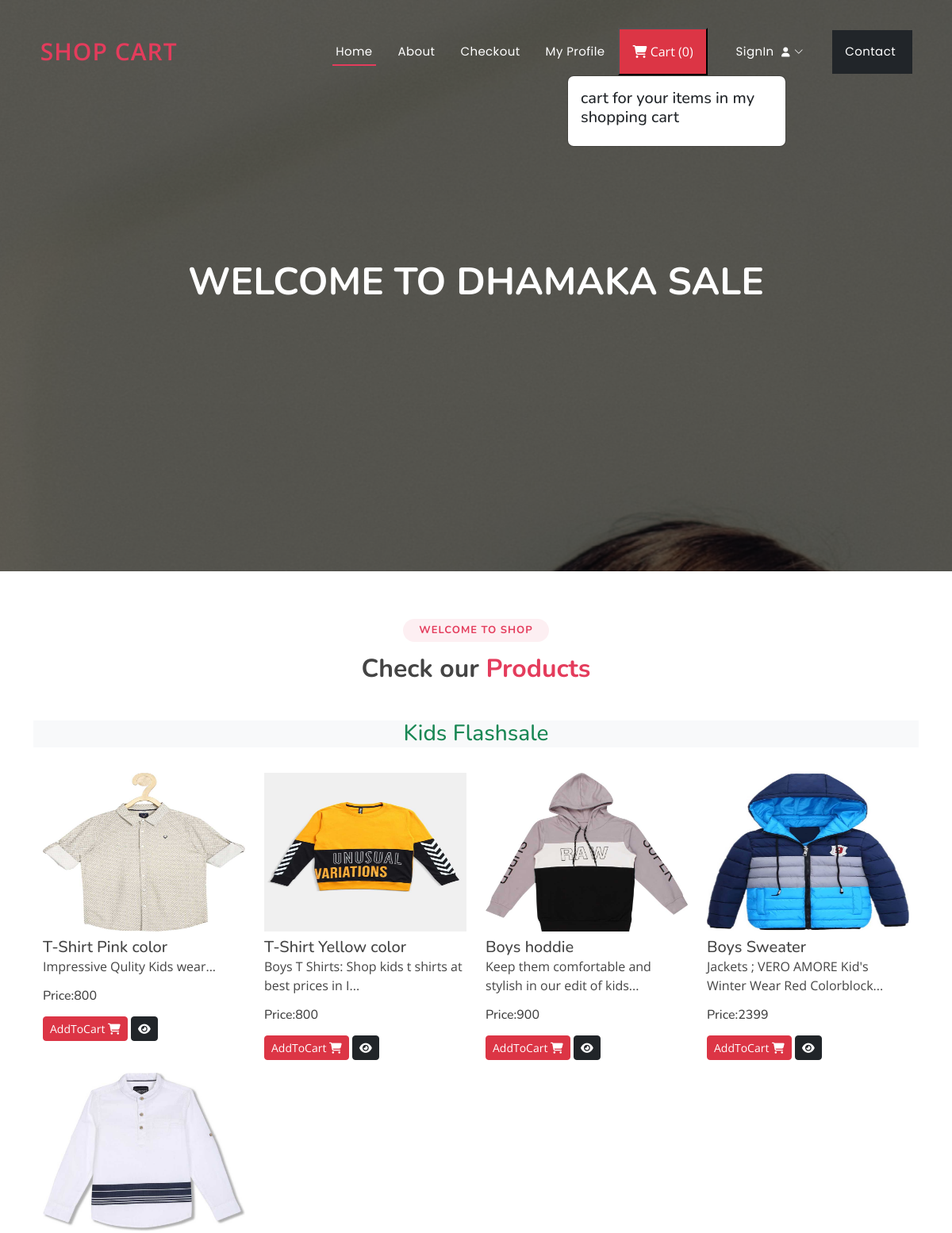
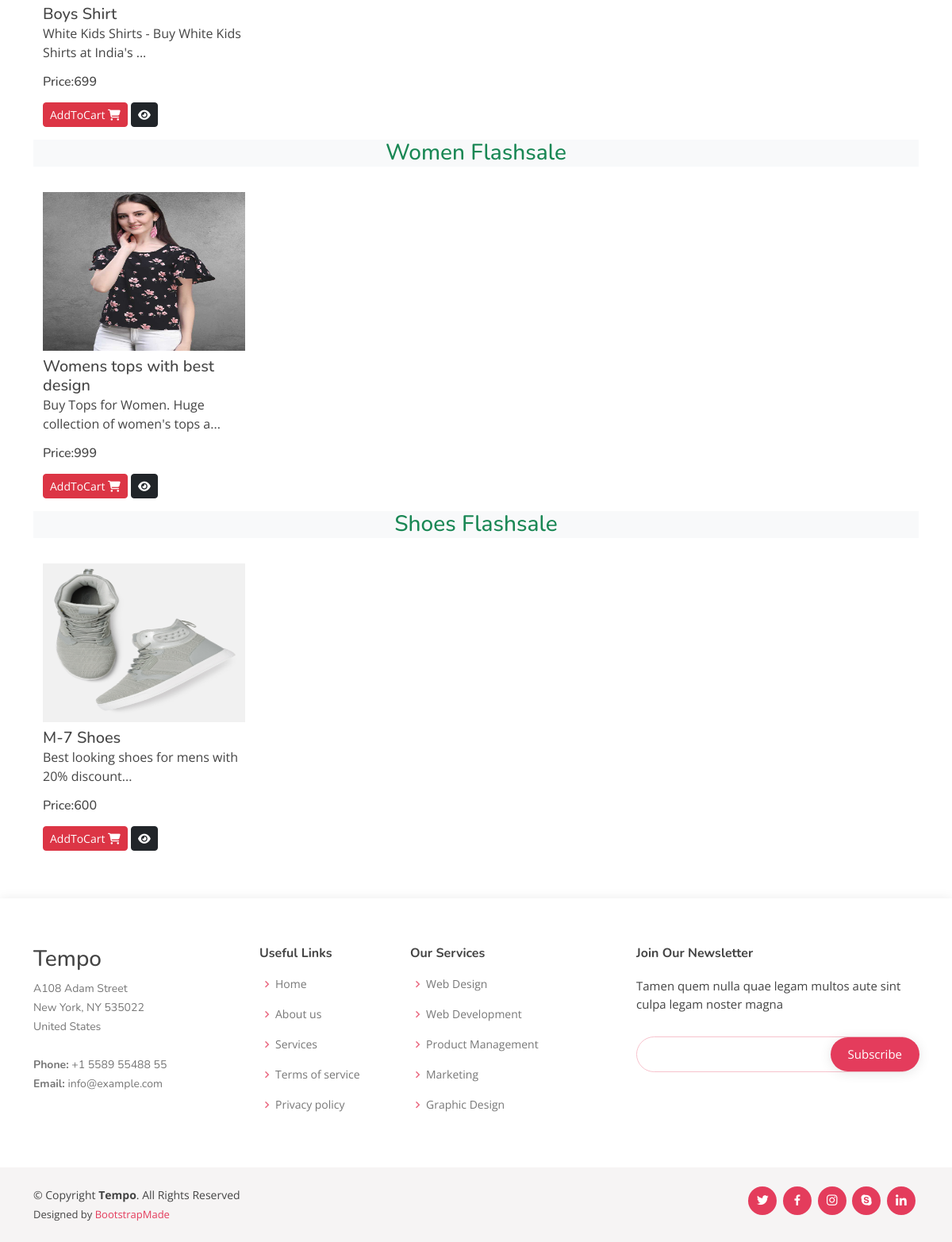
The page / on the database its author committed (2 pictures, top to bottom).
### ecommerceapp/models.py (models this page shows)
class Product(models.Model):
    product_id = models.AutoField
    product_name = models.CharField(max_length=100)
    category = models.CharField(max_length=100, default="")
    subcategory = models.CharField(max_length=50, default="")
    price = models.IntegerField(default=0)
    desc = models.CharField(max_length=300)
    image = models.ImageField(upload_to='images/images', default='')
    def __str__(self):
        return self.product_name

### ecommerceapp/views.py (the view)
# urls.py: path('', views.index, name="index"),
def index(request):
    allProds = []
    catprods = Product.objects.values('category', 'id')
    cats = {item['category']  for item in catprods}
    for cat in cats:
        prod = Product.objects.filter(category=cat)
        print(prod)
        n = len(prod)
        nSlides = n//4+ceil((n/4)-(n//4))
        allProds.append([prod,range(1, nSlides), nSlides])
    params = {'allProds':allProds}
    return render(request, 'index.html', params)

### templates/index.html (shortened to what this page needs)
{% extends 'base.html' %}
{% block content %}
<h1>Welcome to Dhamaka Sale</h1>
{% endblock content %}
{% block body %}
{% load static %}
<section id="portfolio" class="portfolio">
  <div class="container">
    <div class="section-title">
      <h2>Welcome to Shop</h2>
      <h3>Check our <span>Products</span></h3>
    </div>
    {% for product, range, nSlides in allProds %}
    <h3 class="my-3 text-center text-success bg-light">
      {{product.0.category}} Flashsale
    </h3>
    <div class="container">
      <div class="row">
        {% for i in product %}
        <div class="col-md-3 mt-3">
          <img src="/media/{{i.image}}" class="card-img-top" alt="not found" height="200px" width="150px" />
          <div class="card-body">
            <h5 class="card-title mt-2" id="namepr{{i.id}}">{{i.product_name}}</h5>
            <p class="card-text">{{i.desc|slice:"0:53"}}...</p>
            <h6 class="card-title mb-3">
              Price:<span id="pricepr{{i.id}}">{{i.price}}</span>
            </h6>
            <span id="divpr{{i.id}}" class="divpr">
              <button id="pr{{i.id}}" class="btn btn-danger cart btn-sm mt-0">
                AddToCart <i class="fa-solid fa-cart-shopping"></i>
              </button>
            </span>
            <a href="/media/{{i.image}}">
              <button class="btn btn-dark btn-sm cart"><i class="fa-solid fa-eye"></i></button></a
            >
          </div>
        </div>
        {% endfor %}
      </div>
    </div>
    {% endfor %}
  </div>
</section>
{% endblock body %}

### templates/base.html (shortened to what this page needs)
{% load static %}
<!DOCTYPE html>
<html lang="en">
<head>
  <link href="{% static '/assets/vendor/bootstrap/css/bootstrap.min.css' %}" rel="stylesheet">
  <link href="{% static '/assets/vendor/bootstrap-icons/bootstrap-icons.css' %}" rel="stylesheet">
  <link href="{% static '/assets/vendor/boxicons/css/boxicons.min.css' %}" rel="stylesheet">
  <link href="{% static '/assets/vendor/glightbox/css/glightbox.min.css' %}" rel="stylesheet">
  <link href="{% static '/assets/vendor/remixicon/remixicon.css' %}" rel="stylesheet">
  <link href="{% static '/assets/vendor/swiper/swiper-bundle.min.css' %}" rel="stylesheet">
  <link rel="stylesheet" href="https://cdnjs.cloudflare.com/ajax/libs/font-awesome/6.2.1/css/all.min.css" />
  <link href="{% static '/assets/css/style.css' %}" rel="stylesheet">
</head>
<body>
  <header id="header" class="fixed-top ">
    <div class="container d-flex align-items-center justify-content-between">
<a href="/" class="logo"><img src="{% static 'images/logo.png' %}" alt="" class="img-fluid"> Shop Cart</a>
      <nav id="navbar" class="navbar">
        <ul>
          <li><a class="nav-link scrollto active" href="/">Home</a></li>
          <li><a class="nav-link scrollto" href="/about">About</a></li>
          <li><a class="nav-link scrollto" href="/checkout">Checkout</a></li>
          <li><a class="nav-link scrollto" href="/profile">My Profile </a></li>
          <button type="button" class="nav-link scrollto bg-danger p-3 m-2 text-white" id="popcart" data-container="body" data-toggle="popover" data-placement="bottom" data-html="true" ><i class="fa-solid fa-cart-shopping"></i>  Cart (<span id="cart">0</span>)
          </button>
          {% if request.user.is_authenticated %}
          <li><a  class="nav-link scrollto" href="/auth/logout/">Logout <i class="fa-solid fa-right-from-bracket"></i>
          </a></li>
          {% else %}
          <li class="dropdown"><a href="#"><span>SignIn </span> <i class="bi bi-chevron-down"></i></a>
          </li>
          {% endif %}
          <li><a class="nav-link scrollto bg-dark p-3 m-2" href="/contact">Contact </a></li>
        </ul>
      </nav>
    </div>
  </header>
  <section id="hero">
    <div class="hero-container">
      {% block content %}
      {% endblock content %}
    </div>
  </section>
  <main id="main">
    {% block body %}
    {% endblock body %}
  </main>
  <footer id="footer">
    <div class="footer-top">
      <div class="container">
        <div class="row">
          <div class="col-lg-3 col-md-6 footer-contact">
            <h3>Tempo</h3>
            <p>
              A108 Adam Street <br>
              New York, NY 535022<br>
              United States <br><br>
              <strong>Phone:</strong> +1 5589 55488 55<br>
              <strong>Email:</strong> info@example.com<br>
            </p>
          </div>
          <div class="col-lg-2 col-md-6 footer-links">
            <h4>Useful Links</h4>
            <ul>
              <li><i class="bx bx-chevron-right"></i> <a href="/">Home</a></li>
              <li><i class="bx bx-chevron-right"></i> <a href="/about">About us</a></li>
              <li><i class="bx bx-chevron-right"></i> <a href="#">Services</a></li>
              <li><i class="bx bx-chevron-right"></i> <a href="#">Terms of service</a></li>
              <li><i class="bx bx-chevron-right"></i> <a href="#">Privacy policy</a></li>
            </ul>
          </div>
          <div class="col-lg-3 col-md-6 footer-links">
            <h4>Our Services</h4>
            <ul>
              <li><i class="bx bx-chevron-right"></i> <a href="#">Web Design</a></li>
              <li><i class="bx bx-chevron-right"></i> <a href="#">Web Development</a></li>
              <li><i class="bx bx-chevron-right"></i> <a href="#">Product Management</a></li>
              <li><i class="bx bx-chevron-right"></i> <a href="#">Marketing</a></li>
              <li><i class="bx bx-chevron-right"></i> <a href="#">Graphic Design</a></li>
            </ul>
          </div>
          <div class="col-lg-4 col-md-6 footer-newsletter">
            <h4>Join Our Newsletter</h4>
            <p>Tamen quem nulla quae legam multos aute sint culpa legam noster magna</p>
            <form action="" method="post">
              <input type="email" name="email"><input type="submit" value="Subscribe">
            </form>
          </div>
        </div>
      </div>
    </div>
    <div class="container d-md-flex py-4">
      <div class="me-md-auto text-center text-md-start">
        <div class="copyright">
          &copy; Copyright <strong><span>Tempo</span></strong>. All Rights Reserved
        </div>
        <div class="credits">
          Designed by <a href="https://bootstrapmade.com/">BootstrapMade</a>
        </div>
      </div>
      <div class="social-links text-center text-md-right pt-3 pt-md-0">
        <a href="#" class="twitter"><i class="bx bxl-twitter"></i></a>
        <a href="#" class="facebook"><i class="bx bxl-facebook"></i></a>
        <a href="#" class="instagram"><i class="bx bxl-instagram"></i></a>
        <a href="#" class="google-plus"><i class="bx bxl-skype"></i></a>
        <a href="#" class="linkedin"><i class="bx bxl-linkedin"></i></a>
      </div>
    </div>
  </footer>
</body>
</html>

### rows shown on the page
Product: category "Kids", image (picture), product_name "T-Shirt Pink color", desc "Impressive Qulity Kids wear", price "800"
Product: image (picture), product_name "T-Shirt Yellow color", desc "Boys T Shirts: Shop kids t shirts at best prices in I", price "800"
Product: image (picture), product_name "Boys hoddie", desc "Keep them comfortable and stylish in our edit of kids", price "900"
Product: image (picture), product_name "Boys Sweater", desc "Jackets ; VERO AMORE Kid's Winter Wear Red Colorblock", price "2399"
Product: image (picture), product_name "Boys Shirt", desc "White Kids Shirts - Buy White Kids Shirts at India's", price "699"
Product: category "Women", image (picture), product_name "Womens tops with best design", desc "Buy Tops for Women. Huge collection of women's tops a", price "999"
Product: category "Shoes", image (picture), product_name "M-7 Shoes", desc "Best looking shoes for mens with 20% discount", price "600"
